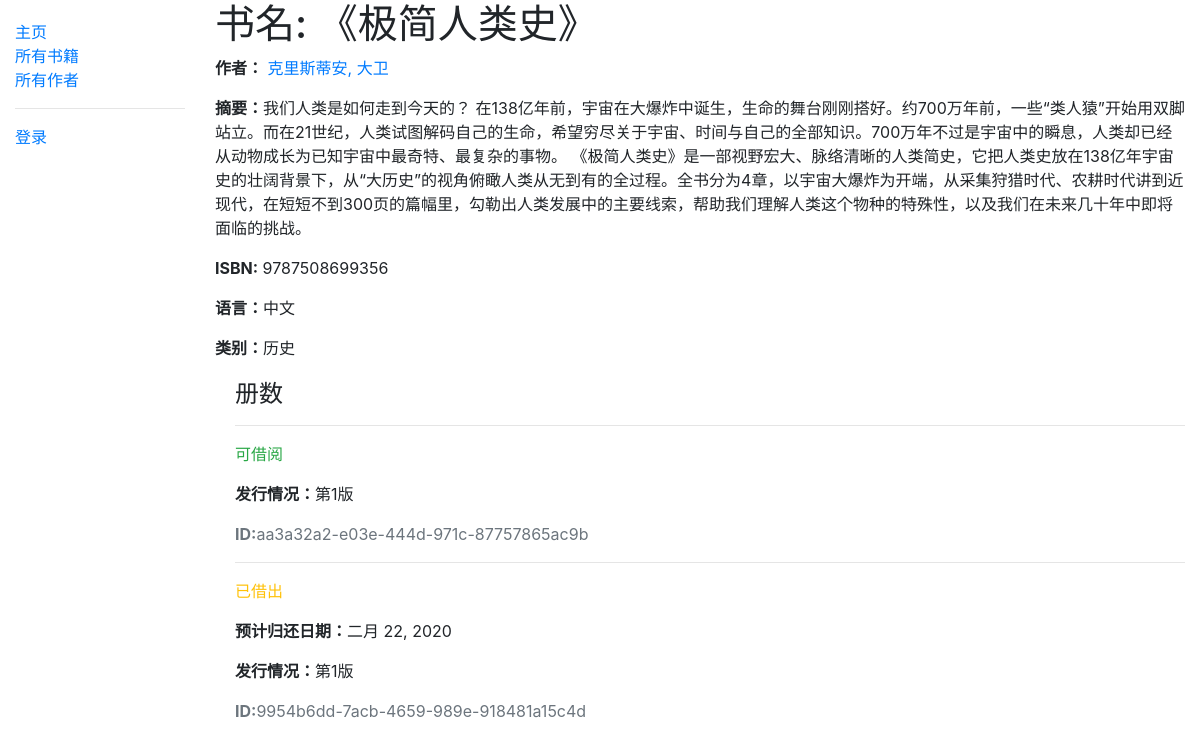
Before: /catalog/books/book/1 with the older database file.
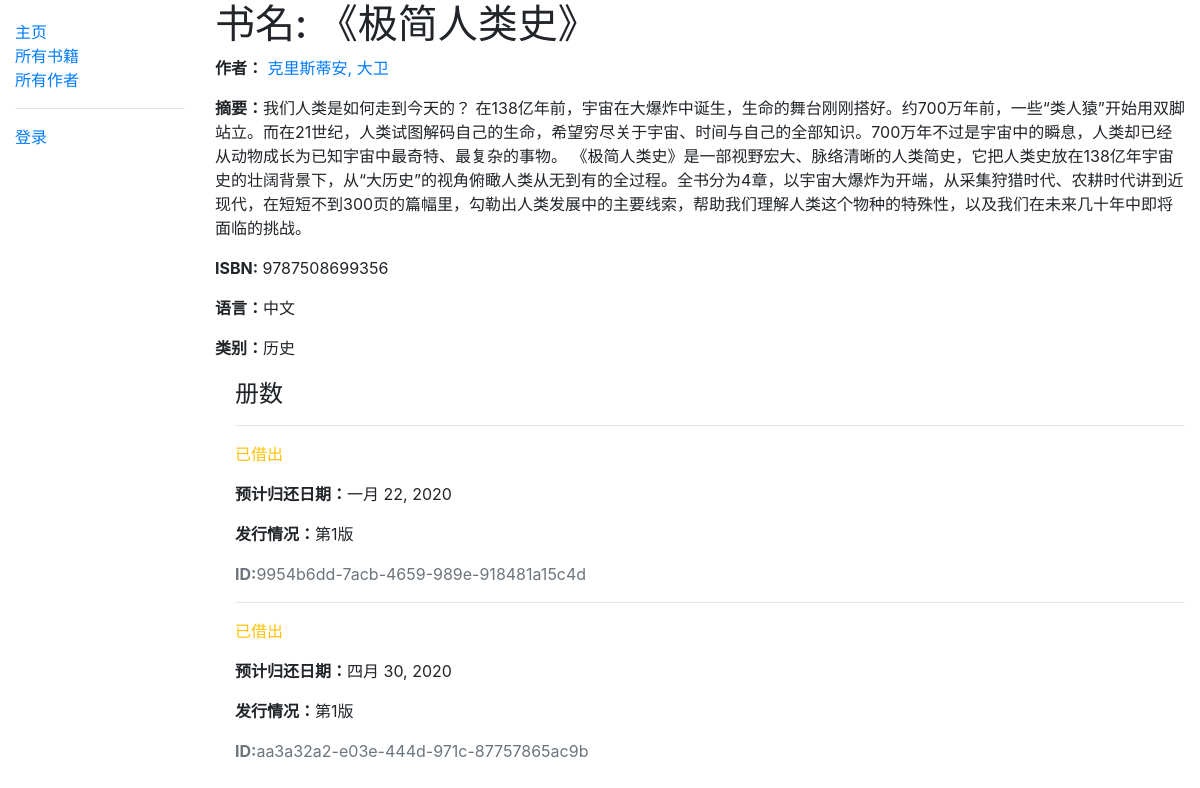
After: the same page with the newer database file.
### catalog/models.py (models this page shows, shortened)
class Book(models.Model):
    title = models.CharField( max_length=50)
    author = models.ForeignKey('Author', on_delete=models.SET_NULL, null=True)
    summary = models.TextField(max_length=1000,\
        help_text='Enter a brief description of the book')
    isbn = models.CharField('ISBN', max_length=13, \
        help_text= '13 Character <a href="https://www.isbn-international.org/content/what-isbn">ISBN number</a>')
    genre = models.ManyToManyField(Genre, help_text='Select a genre for this book')
    language = models.ForeignKey('Language', on_delete=models.SET_NULL, null=True)
    def display_genre(self):
        """Create a string for the Genre. This is required to display genre in Admin."""
        return ', '.join(genre.name for genre in self.genre.all()[:3])
    display_genre.short_description = 'Genre'
    class Meta:
        verbose_name = "Book"
        verbose_name_plural = "Books"

class Author(models.Model):
    first_name = models.CharField(max_length=100)
    last_name = models.CharField(max_length=100)
    date_of_birth = models.DateField(null=True, blank=True)
    date_of_death = models.DateField('Died', null=True, blank=True)
    class Meta:
        verbose_name = "作者"
        verbose_name_plural = "作者"
        ordering = ['last_name', 'first_name']
    def __str__(self):
        return f'{self.last_name}, {self.first_name}'

class Language(models.Model):
    language = models.CharField(max_length=200,\
        help_text="Enter the book's natural language (e.g. English, French, Japanese etc.)")
    class Meta:
        verbose_name = "Language"
        verbose_name_plural = "Languages"
    def __str__(self):
        return self.language

class Genre(models.Model):
    name = models.CharField(help_text='Enter a book genre (e.g. Science Fiction)', \
        max_length=50)
    class Meta:
        verbose_name = "Genre"
        verbose_name_plural = "Genres"
    def __str__(self):
        return self.name

class BookInstance(models.Model):
    id = models.UUIDField(primary_key=True, default=uuid.uuid4, \
        help_text='Unique ID for this particular book across whole library')
    book = models.ForeignKey(Book, on_delete=models.SET_NULL, null=True)
    imprint = models.CharField(max_length=200)
    due_back = models.DateField(null=True, blank=True)
    borrower = models.ForeignKey(User, on_delete = models.SET_NULL, null=True, blank=True)
    LOAN_STATUS=(
        ('m','维护中'),
        ('o', '已借出'),
        ('a', '可借阅'),
        ('r', '已预定'),
        )
    status = models.CharField(
        max_length=1,
        choices=LOAN_STATUS,
        blank=True,
        default = 'm',
        help_text='Book availability'
        )
    class Meta:
        verbose_name = "Book Instance"
        verbose_name_plural = "Book Instances"
        ordering = ['due_back']
        permissions = (("can_mark_returned", "Set book as returned"),)

### catalog/views.py (the view)
# urls.py: path('books/book/<int:pk>', views.BookDetailView.as_view(), name='book-detail'),
class BookDetailView(generic.DetailView):
    model = Book

### catalog/templates/catalog/book_detail.html (shortened to what this page needs)
{% extends "base_generic.html" %}
{% block content %}
    <h1>书名: 《{{book.title}}》 </h1>
    <p><strong>作者：</strong>  <a href="{% url 'author-detail' book.author.pk %} ">{{book.author}} </a> </p>
    <p><strong>摘要：</strong>{{book.summary}} </p>
    <p><strong>ISBN:</strong> {{book.isbn}}  </p>
    <p><strong>语言：</strong>{{book.language}} </p>
    <p><strong>类别：</strong>{{book.genre.all|join:"，"}} </p>
    <div style="margin-left:20px;margin-top:20px">
    <h4>册数</h4>
    {% for copy in book.bookinstance_set.all %}
        <hr>
        <p class="{% if copy.status == 'a' %}text-success{% elif copy.status == 'm' %}text-danger{% else %}text-warning{% endif %}">
            {{copy.get_status_display}}
        </p>
        {% if copy.status != 'a' %}
             <p><strong>预计归还日期：</strong>{{copy.due_back}} </p>
        {% endif %}
             <p><strong>发行情况：</strong>{{copy.imprint}} </p>
             <p class="text-muted"><strong>ID:</strong>{{copy.id}} </p>
    {% endfor %}
    </div>
{% endblock content %}

### catalog/templates/base_generic.html (shortened to what this page needs)
<!DOCTYPE html>
<html lang="en">
<head>
  <link rel="stylesheet" href="https://cdn.jsdelivr.net/npm/bootstrap@4.4.1/dist/css/bootstrap.min.css">
  {% load static %}
  <link rel="stylesheet" href="{% static 'catalog/css/styles.css' %}">
</head>
<body>
  <div class="container-fluid">
    <div class="row">
      <div class="col-sm-2">
      {% block sidebar %}
        <ul class="sidebar-nav">
          <li><a href="{% url 'index' %}">主页</a></li>
          <li><a href=" {% url 'books' %} ">所有书籍</a></li>
          <li><a href="{% url 'authors' %} ">所有作者</a></li>
            <hr>
             {% if user.is_authenticated %}
               <li>用户: {{ user.get_username }}</li>
               <li><a href="{% url 'my-borrowed' %}">我的借阅</a></li>
               <li><a href="{% url 'logout'%}?next={{request.path}}">退出登录</a></li>
            {% else %}
                <li><a href="{% url 'login'%}?next={{request.path}}">登录</a></li>
            {% endif %}
     {% endblock %}
      </div>
      <div class="col-sm-10 ">{% block content %}{% endblock %}</div>
    </div>
  </div>
</body>
</html>

### catalog/static/catalog/css/styles.css (style rules this page uses)
.sidebar-nav { margin-top: 20px; padding: 0; list-style: none; }

Changed rows visible on the page:
changed BookInstance "9954b6dd-7acb-4659-989e-918481a15c4d": due_back "二月 22, 2020" → "一月 22, 2020"; moves up the list
changed BookInstance "aa3a32a2-e03e-444d-971c-87757865ac9b": status "可借阅" → "已借出"; due_back (not shown) → "四月 30, 2020"
